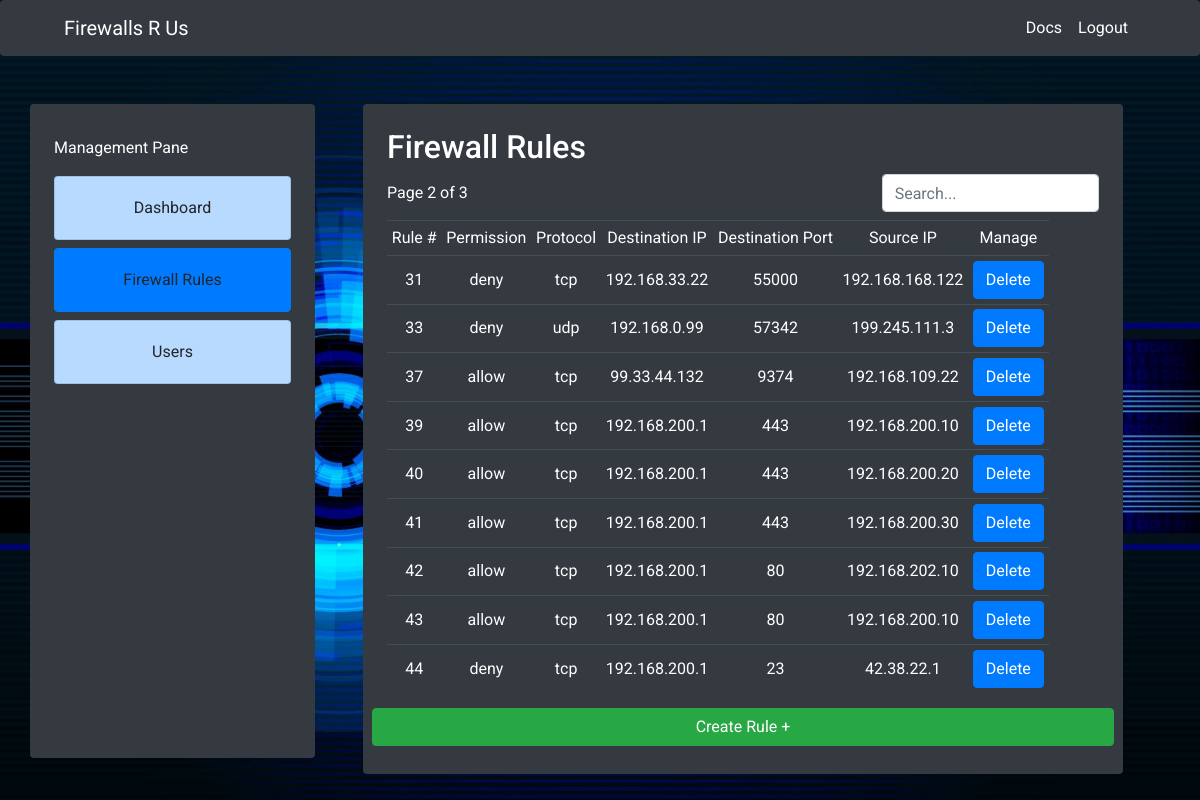
Before: /firewall/rules/view (signed in) with the older database file.
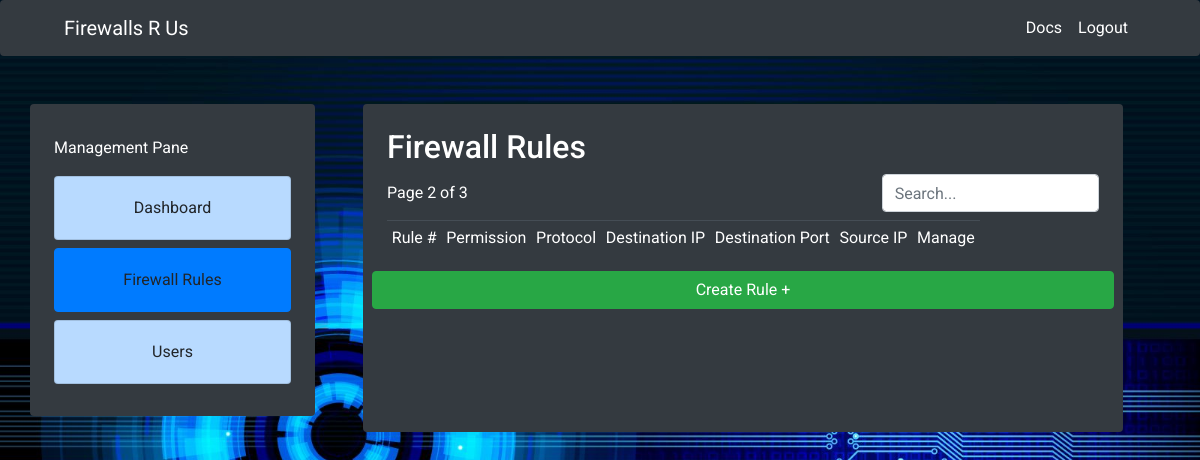
After: the same page with the newer database file.
### FirewallManager/models.py (models this page shows, shortened)
class Rule(models.Model):
	PERMISSION_OPTIONS = (
		('a', 'allow'),
		('d', 'deny'),
	)
	permission = models.CharField(
		max_length=1,
		choices=PERMISSION_OPTIONS
	)
	protocol = models.CharField(max_length=3)
	from_ip = models.CharField(max_length=18)
	to_ip = models.GenericIPAddressField()
	port_number = models.IntegerField()

### FirewallManager/views.py (the view)
# urls.py: path('firewall/rules/view', views.view_rules, name='firewall-rules-view'),
def view_rules(request):
    if not request.user.is_authenticated:
        return redirect(to='user-login')
    else:
        rules = Rule.objects.all()
        context = {'rules': rules}
        return render(request, 'Firewalls-R-Us/viewrules.html', context)

### FirewallManager/templates/Firewalls-R-Us/viewrules.html (shortened to what this page needs)
<!DOCTYPE html>
{% load static %}
<html>
	<head>
				<link rel="stylesheet" href="https://stackpath.bootstrapcdn.com/bootstrap/4.3.1/css/bootstrap.min.css">
				</head>
				<body>
					<nav class="navbar navbar-expand-lg navbar-dark bg-dark rounded">
						<a class="navbar-brand ml-5" href="#">Firewalls R Us {{my_name}}</a>
						<div class="collapse navbar-collapse" id="navbarNavAltMarkup">
							<div class="navbar-nav ml-auto mr-5">
								<a class="nav-item nav-link active" href="{% url 'docs' %}">Docs</a>
								<a class="nav-item nav-link active" href="{% url 'user-logout' %}">Logout</a>
							</div>
						</div>
					</nav>
					<div class="container text-center">
						<div class="row mt-5">
							<div class="col-lg-3 col-12 mr-lg-4 mb-3 bg-dark rounded p-4">
								<p class="mt-2 text-left">Management Pane</p>
								<ul class="list-group">
                                    <li class="list-group-item list-group-item-primary mb-2 rounded">
										<a href="{% url 'firewall-dashboard' %}" class="btn">Dashboard</a>
									</li>
									<li class="list-group-item list-group-item-primary mb-2 rounded active">
										<a href="{% url 'firewall-rules-view' %}" class="btn">Firewall Rules</a>
									</li>
									<li class="list-group-item list-group-item-primary mb-2 rounded">
										<a href="{% url 'users-view' %}" class="btn">Users</a>
									</li>
								</ul>
							</div>
							<div class="col-lg-8 col-12 ml-lg-4 bg-dark rounded p-4">
								<h2 class="text-left">Firewall Rules</h2>
								<div class="row">
									<span class="col-4 my-auto bg-dark text-left">Page 2 of 3</span>
									<form class="col-4 my-auto offset-4 bg-dark" action="{% url 'firewall-rules-search' %}" method="post">
										<div class="form-group m-0">
											<input type="text" class="form-control" name="Search" id="Search" placeholder="Search...">
											</div>
										</form>
									</div>
									<div class="row">
										<div class="col-12">
											<table class="table table-sm table-hover table-dark table-responsive mt-2">
												<thead class="">
													<tr>
														<td class="align-middle">Rule #</td>
														<td class="align-middle">Permission</td>
														<td class="align-middle">Protocol</td>
														<td class="align-middle">Destination IP</td>
														<td class="align-middle">Destination Port</td>
														<td class="align-middle">Source IP</td>
														<td colspan="3" class="align-middle">Manage</td>
													</tr>
												</thead>
												<tbody class="" id="tableContents">
                {% for rule in rules %}
													<tr>
														<td class="align-middle">{{ rule.id }}</td>
														<td class="align-middle">{{ rule.permission }}</td>
														<td class="align-middle">{{ rule.protocol }}</td>
														<td class="align-middle">{{ rule.to_ip }}</td>
														<td class="align-middle">{{ rule.port_number }}</td>
														<td class="align-middle">{{ rule.from_ip }}</td>
														<td>
															<a href="{% url 'firewall-rule-delete' %}?id={{ rule.id }}&permission={{ rule.permission }}&protocol={{ rule.protocol }}&to_ip={{ rule.to_ip }}&port_number={{ rule.port_number }}&from_ip={{ rule.from_ip }}" class="btn btn-primary align-middle">Delete</a>
														</td>
													</tr>
                {% endfor %}
												</tbody>
											</table>
										</div>
									</div>
									<div class="row">
										<a href="{% url 'firewall-rule-create' %}" class="btn btn-success col-12 mb-1">Create Rule +</a>
									</div>
								</div>
							</div>
						</div>
					</body>
				</html>

Changed rows visible on the page:
removed Rule: id "31", permission "deny", protocol "tcp", to_ip "192.168.33.22", port_number "55000", from_ip "192.168.168.122"
removed Rule: id "33", permission "deny", protocol "udp", to_ip "192.168.0.99", port_number "57342", from_ip "199.245.111.3"
removed Rule: id "37", permission "allow", protocol "tcp", to_ip "99.33.44.132", port_number "9374", from_ip "192.168.109.22"
removed Rule: id "39", permission "allow", protocol "tcp", to_ip "192.168.200.1", port_number "443", from_ip "192.168.200.10"
removed Rule: id "40", permission "allow", protocol "tcp", to_ip "192.168.200.1", port_number "443", from_ip "192.168.200.20"
removed Rule: id "41", permission "allow", protocol "tcp", to_ip "192.168.200.1", port_number "443", from_ip "192.168.200.30"
removed Rule: id "42", permission "allow", protocol "tcp", to_ip "192.168.200.1", port_number "80", from_ip "192.168.202.10"
removed Rule: id "43", permission "allow", protocol "tcp", to_ip "192.168.200.1", port_number "80", from_ip "192.168.200.10"
removed Rule: id "44", permission "deny", protocol "tcp", to_ip "192.168.200.1", port_number "23", from_ip "42.38.22.1"
